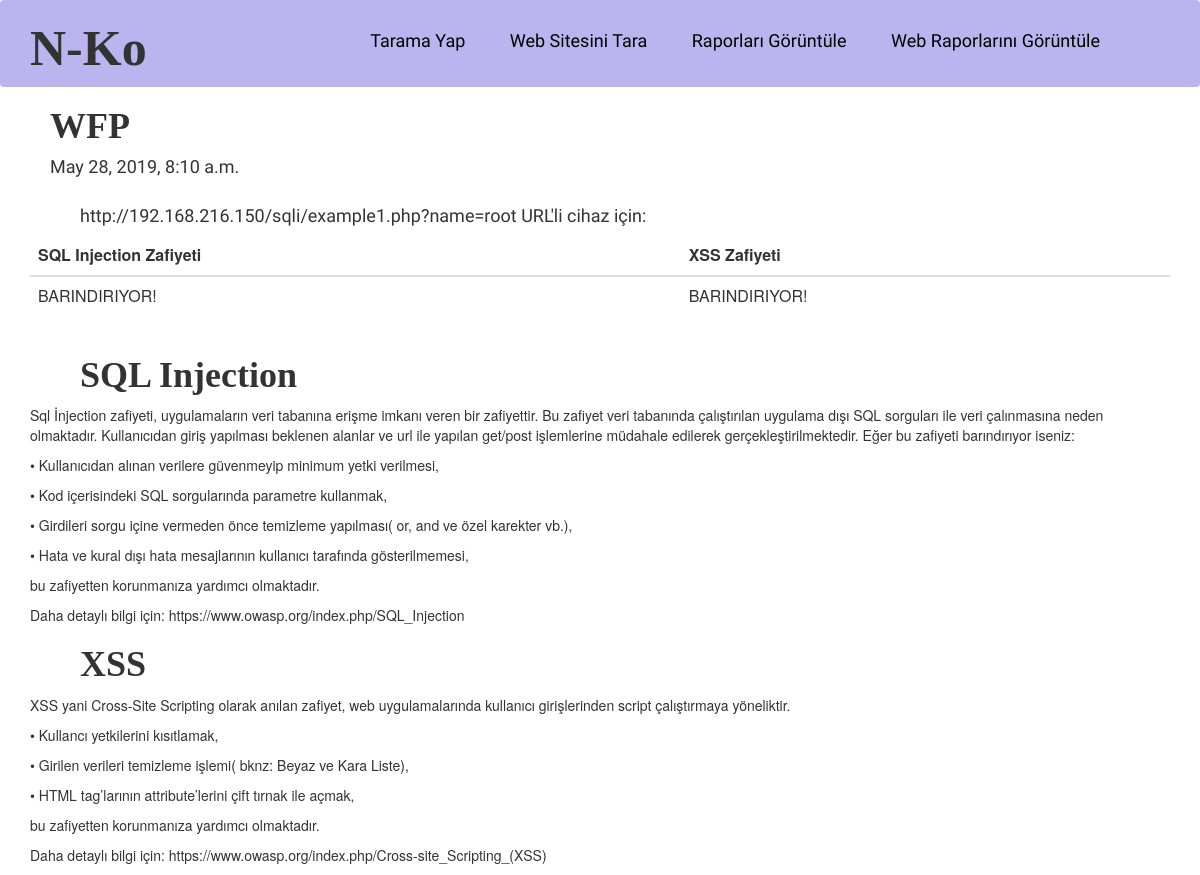
Screenshot of /scan/web/detail/1/ with the database file from the repository.
### scanweb/models.py (models this page shows, shortened)
class Scanweb(models.Model):
    url = models.CharField(max_length=200)
    title = models.CharField(max_length=200)
    created_date = models.DateTimeField(auto_now_add=True)
    sqlInjection =  models.CharField(max_length=200)
    xss = models.CharField(max_length=200)

### scanweb/views.py (the view)
# urls.py: path('web/detail/<int:pk>/', views.web_report_detail, name='scanweb_detail_list'),
def web_report_detail(request,pk):
    webreport = Scanweb.objects.get(pk=pk)
    return render(request, 'templates/scanweb/scanweb_detail.html', {'webreport' : webreport})

### templates/scanweb/scanweb_detail.html (shortened to what this page needs)
{% extends 'templates/reports/base.html' %}
{% load poll_extras %}
{% block content %}
<div class="report">
    <h1>{{ webreport.title }}</h1>
        {% if webreport.created_date %}
            <h4>{{ webreport.created_date }}</h4>
        {% endif %}
    <div class="container">
        <div class="table-responsive">
            <table class="table">
                <thead>
                  <tr>
                      <h3><th>SQL Injection Zafiyeti</th></h3>
                      <h3><th>XSS Zafiyeti</th></h3>
                  </tr>
                </thead>
                <tbody>
                        <h4>{{ webreport.url }} URL'li cihaz için: </h4>
                                <tr>
                                    <td>{{ webreport.sqlInjection }}</td>
                                    <td>{{ webreport.xss }}</td>
                                </tr>
                </tbody>
            </table>
        </div>
    </div>
</div>
    <div class="container">
        {% if  webreport.sqlInjection  == "BARINDIRIYOR!" %}
            <p><h1>SQL  Injection</h1></p>
            <p>    Sql İnjection zafiyeti, uygulamaların veri tabanına erişme imkanı veren bir zafiyettir. Bu zafiyet veri tabanında çalıştırılan uygulama dışı SQL sorguları ile veri çalınmasına neden olmaktadır. Kullanıcıdan giriş yapılması beklenen alanlar ve url ile yapılan get/post işlemlerine müdahale edilerek gerçekleştirilmektedir.
                Eğer bu zafiyeti barındırıyor iseniz:</p>
            <p> • Kullanıcıdan alınan verilere güvenmeyip minimum yetki verilmesi,</p>
            <p> • Kod içerisindeki SQL sorgularında parametre kullanmak,</p>
            <p> • Girdileri sorgu içine vermeden önce temizleme yapılması( or, and ve özel karekter vb.),</p>
            <p>   • Hata ve kural dışı hata mesajlarının kullanıcı tarafında gösterilmemesi,</p>
            <p> bu zafiyetten korunmanıza yardımcı olmaktadır.</p>
            <p>Daha detaylı bilgi için: https://www.owasp.org/index.php/SQL_Injection </p>
        {% endif %}
        {% if  webreport.xss == "BARINDIRIYOR!" %}
            <p><h1>XSS</h1></p>
            <p>XSS yani Cross-Site Scripting olarak anılan zafiyet,
                web uygulamalarında kullanıcı girişlerinden script çalıştırmaya yöneliktir. </p>
            <p>• Kullancı yetkilerini kısıtlamak,</p>
            <p>• Girilen verileri temizleme işlemi( bknz: Beyaz ve Kara Liste),</p>
            <p>• HTML tag’larının attribute’lerini çift tırnak ile açmak,</p>
            <p>bu zafiyetten korunmanıza yardımcı olmaktadır.</p>
            <p>Daha detaylı bilgi için: https://www.owasp.org/index.php/Cross-site_Scripting_(XSS) </p>
        {% endif %}
    </div>
{% endblock %}

### static/css/home.css (style rules this page uses)
h1 { font-weight: bolder; font-family: Jrhand; margin-right: 50px; margin-left: 50px; }
h4 { font-family: 'Pangolin', cursive; margin-right: 50px; margin-left: 50px; }
h3 { font-weight: bolder; font-family: Jrhand; font-size: 50px; }

### rows the page displays
Scanweb: title "WFP", created_date "May 28, 2019, 8:10 a.m.", url "http://192.168.216.150/sqli/example1.php?name=root", sqlInjection "BARINDIRIYOR!", xss "BARINDIRIYOR!"
